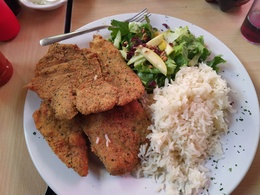
%> input picture Multiplicar/Noriega_Luna_rogelio_comida.jpg, 260 x 195 px, shrunk from 2000 x 1500 before the run
$ octave --eval "f_mult(imread('Noriega_Luna_rogelio_comida.jpg'));"   (GNU Octave 9; MATLAB toolbox functions it lacks are replaced by stand-ins)
%> lines starting %> are read from the running program, lines starting %| are printed output that depends on the picture
function f_mult(im)

[fil,col,~] = size(im);
%> fil = 195; col = 260

%se crea la matriz con el mismo tamaño de nuestra imagen
ms = [];
for i = 1 : fil/2
    for j = 1 : col/2
        ms(i,j) = i *j;
    end
end
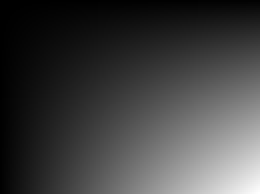
%> ms: size 97x130 double (shown 2 times larger); min 1, max 12610, mean 3209.5; drawn with min black and max white

%en base a la matriz se crea una imagen y se guarda como jpg
ms = [ms fliplr(ms);flipud([ms fliplr(ms)])];
imagesc(ms);
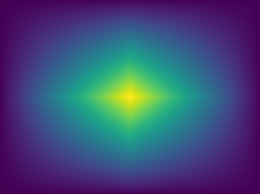
%> displayed picture: size 194x260x3, on the screen's scale of 0 to 255; mean R, G, B 63.1, 76.8, 120.2
saveas(gcf,'artifi','jpg')
colormap gray;
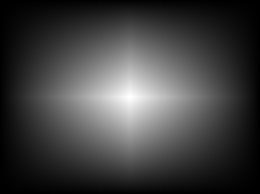
%> displayed picture: size 194x260x3, on the screen's scale of 0 to 255; min 0, max 255, mean 64.6
saveas(gcf,'artifi','jpg')
art = imread("artifi.jpg");
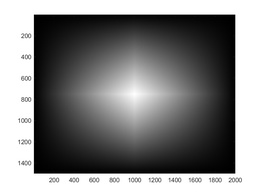
%> input picture Multiplicar/artifi.jpg, 260 x 195 px, shrunk from 875 x 656 before the run
%> art is the input picture: size 195x260x3 uint8; min 0, max 255, mean 132.7

%volvemos a sacar el tamaño de la imagen original
%y se multiplica con la imagen artificial
g=size(im);
%> g = [195 260 3]
%para asegurarnos igualamos el tamaño de las imagenes
im_ma =imresize(art,[g(1),g(2)]);
for i = 1:g(1)
    for j = 1:g(2)
        for k=1:3
            salida(i,j,k)=(im(i,j,k)+im_ma(i,j,k));
        end
    end
end
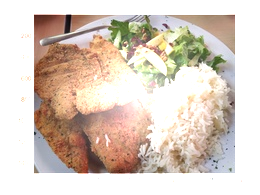
%> salida: size 195x260x3 uint8; mean R, G, B 219.6, 205.5, 194.2
%> `f_mult(imread('Noriega_Luna_rogelio_comida.jpg'));`:
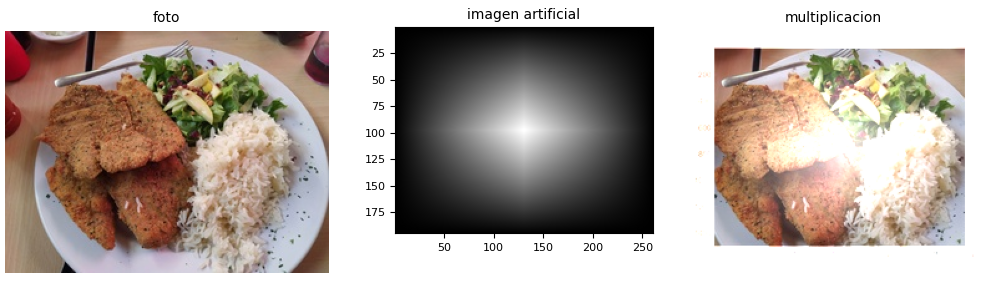
%> figure redrawn from the program's plot data, 3 panels
%mostramos la imagen origina, la artificila y el resultado
subplot(1,3,1),imshow(im),title('foto');
subplot(1,3,2),imagesc(ms),title('imagen artificial');
subplot(1,3,3),imshow(salida),title('multiplicacion');

end
